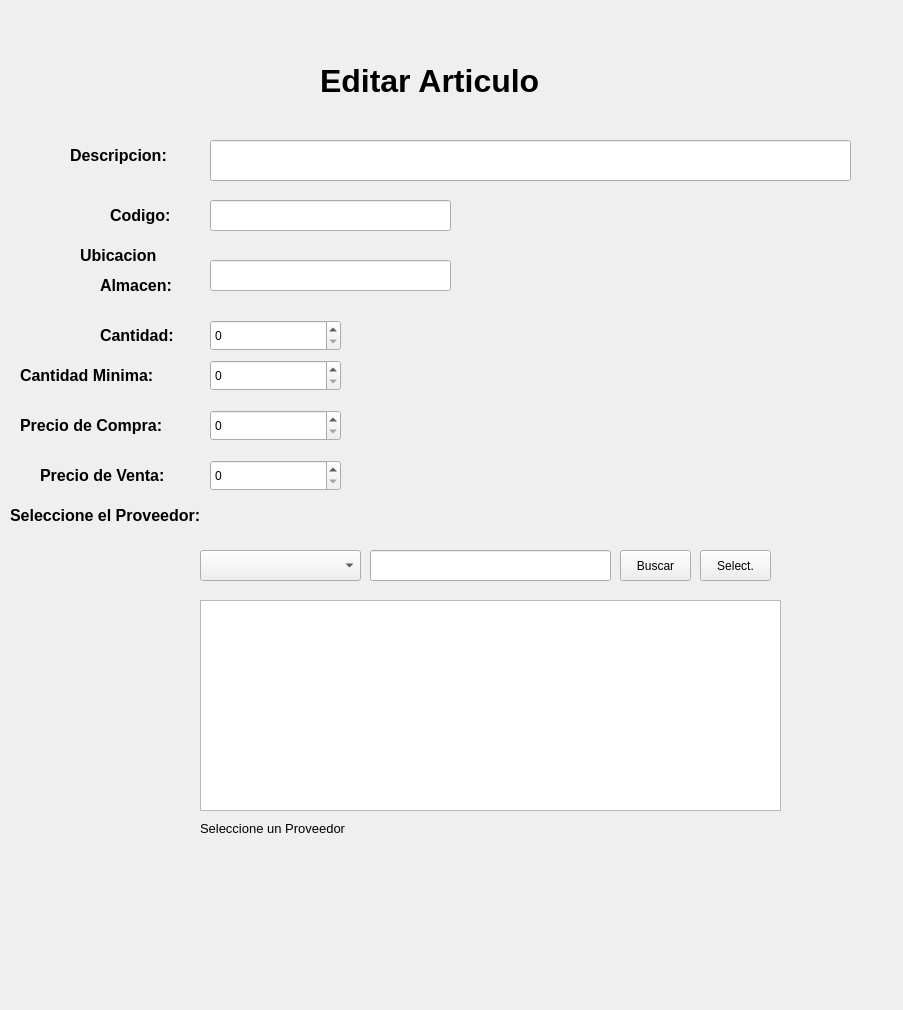
<?xml version="1.0" encoding="UTF-8"?>
<ui version="4.0">
 <class>editArticleForm</class>
 <widget class="QWidget" name="editArticleForm">
  <property name="geometry">
   <rect>
    <x>0</x>
    <y>0</y>
    <width>903</width>
    <height>1010</height>
   </rect>
  </property>
  <property name="windowTitle">
   <string>Editar Articulo</string>
  </property>
  <property name="windowIcon">
   <iconset>
    <normaloff>../assetes/icons/add.png</normaloff>../assetes/icons/add.png</iconset>
  </property>
  <widget class="QLineEdit" name="descriptionlineEdit">
   <property name="geometry">
    <rect>
     <x>210</x>
     <y>140</y>
     <width>641</width>
     <height>41</height>
    </rect>
   </property>
  </widget>
  <widget class="QLabel" name="label">
   <property name="geometry">
    <rect>
     <x>70</x>
     <y>140</y>
     <width>121</width>
     <height>31</height>
    </rect>
   </property>
   <property name="font">
    <font>
     <family>Arial</family>
     <pointsize>12</pointsize>
     <weight>75</weight>
     <bold>true</bold>
    </font>
   </property>
   <property name="text">
    <string>Descripcion:</string>
   </property>
  </widget>
  <widget class="QLineEdit" name="codelineEdit">
   <property name="geometry">
    <rect>
     <x>210</x>
     <y>200</y>
     <width>241</width>
     <height>31</height>
    </rect>
   </property>
  </widget>
  <widget class="QLabel" name="label_2">
   <property name="geometry">
    <rect>
     <x>110</x>
     <y>200</y>
     <width>81</width>
     <height>31</height>
    </rect>
   </property>
   <property name="font">
    <font>
     <family>Arial</family>
     <pointsize>12</pointsize>
     <weight>75</weight>
     <bold>true</bold>
    </font>
   </property>
   <property name="text">
    <string>Codigo:</string>
   </property>
  </widget>
  <widget class="QSpinBox" name="buyPriceSpinBox">
   <property name="geometry">
    <rect>
     <x>210</x>
     <y>410</y>
     <width>131</width>
     <height>31</height>
    </rect>
   </property>
   <property name="maximum">
    <number>999999999</number>
   </property>
  </widget>
  <widget class="QLabel" name="label_3">
   <property name="geometry">
    <rect>
     <x>20</x>
     <y>410</y>
     <width>181</width>
     <height>31</height>
    </rect>
   </property>
   <property name="font">
    <font>
     <family>Arial</family>
     <pointsize>12</pointsize>
     <weight>75</weight>
     <bold>true</bold>
    </font>
   </property>
   <property name="text">
    <string>Precio de Compra:</string>
   </property>
  </widget>
  <widget class="QLabel" name="label_4">
   <property name="geometry">
    <rect>
     <x>100</x>
     <y>320</y>
     <width>91</width>
     <height>31</height>
    </rect>
   </property>
   <property name="font">
    <font>
     <family>Arial</family>
     <pointsize>12</pointsize>
     <weight>75</weight>
     <bold>true</bold>
    </font>
   </property>
   <property name="text">
    <string>Cantidad:</string>
   </property>
  </widget>
  <widget class="QSpinBox" name="qtySpinBox">
   <property name="geometry">
    <rect>
     <x>210</x>
     <y>320</y>
     <width>131</width>
     <height>31</height>
    </rect>
   </property>
   <property name="maximum">
    <number>999999999</number>
   </property>
  </widget>
  <widget class="QSpinBox" name="SellPriceSpinBox">
   <property name="geometry">
    <rect>
     <x>210</x>
     <y>460</y>
     <width>131</width>
     <height>31</height>
    </rect>
   </property>
   <property name="maximum">
    <number>999999999</number>
   </property>
  </widget>
  <widget class="QLabel" name="label_5">
   <property name="geometry">
    <rect>
     <x>40</x>
     <y>460</y>
     <width>161</width>
     <height>31</height>
    </rect>
   </property>
   <property name="font">
    <font>
     <family>Arial</family>
     <pointsize>12</pointsize>
     <weight>75</weight>
     <bold>true</bold>
    </font>
   </property>
   <property name="text">
    <string>Precio de Venta:</string>
   </property>
  </widget>
  <widget class="QLineEdit" name="locationlineEdit">
   <property name="geometry">
    <rect>
     <x>210</x>
     <y>260</y>
     <width>241</width>
     <height>31</height>
    </rect>
   </property>
  </widget>
  <widget class="QLabel" name="label_6">
   <property name="geometry">
    <rect>
     <x>80</x>
     <y>240</y>
     <width>101</width>
     <height>31</height>
    </rect>
   </property>
   <property name="font">
    <font>
     <family>Arial</family>
     <pointsize>12</pointsize>
     <weight>75</weight>
     <bold>true</bold>
    </font>
   </property>
   <property name="text">
    <string>Ubicacion</string>
   </property>
  </widget>
  <widget class="QLabel" name="label_7">
   <property name="geometry">
    <rect>
     <x>100</x>
     <y>270</y>
     <width>101</width>
     <height>31</height>
    </rect>
   </property>
   <property name="font">
    <font>
     <family>Arial</family>
     <pointsize>12</pointsize>
     <weight>75</weight>
     <bold>true</bold>
    </font>
   </property>
   <property name="text">
    <string>Almacen:</string>
   </property>
  </widget>
  <widget class="QLabel" name="label_8">
   <property name="geometry">
    <rect>
     <x>320</x>
     <y>60</y>
     <width>281</width>
     <height>41</height>
    </rect>
   </property>
   <property name="font">
    <font>
     <family>Arial</family>
     <pointsize>24</pointsize>
     <weight>75</weight>
     <bold>true</bold>
    </font>
   </property>
   <property name="text">
    <string>Editar Articulo</string>
   </property>
  </widget>
  <widget class="QLineEdit" name="searchSupplierLineEdit">
   <property name="geometry">
    <rect>
     <x>370</x>
     <y>550</y>
     <width>241</width>
     <height>31</height>
    </rect>
   </property>
  </widget>
  <widget class="QPushButton" name="searchSupplierButton">
   <property name="geometry">
    <rect>
     <x>620</x>
     <y>550</y>
     <width>71</width>
     <height>31</height>
    </rect>
   </property>
   <property name="cursor">
    <cursorShape>PointingHandCursor</cursorShape>
   </property>
   <property name="text">
    <string>Buscar</string>
   </property>
  </widget>
  <widget class="QPushButton" name="selectSupplierButton">
   <property name="geometry">
    <rect>
     <x>700</x>
     <y>550</y>
     <width>71</width>
     <height>31</height>
    </rect>
   </property>
   <property name="cursor">
    <cursorShape>PointingHandCursor</cursorShape>
   </property>
   <property name="text">
    <string>Select.</string>
   </property>
  </widget>
  <widget class="QLabel" name="label_9">
   <property name="geometry">
    <rect>
     <x>10</x>
     <y>500</y>
     <width>241</width>
     <height>31</height>
    </rect>
   </property>
   <property name="font">
    <font>
     <family>Arial</family>
     <pointsize>12</pointsize>
     <weight>75</weight>
     <bold>true</bold>
    </font>
   </property>
   <property name="text">
    <string>Seleccione el Proveedor:</string>
   </property>
  </widget>
  <widget class="QPushButton" name="saveButton">
   <property name="geometry">
    <rect>
     <x>550</x>
     <y>840</y>
     <width>81</width>
     <height>91</height>
    </rect>
   </property>
   <property name="cursor">
    <cursorShape>PointingHandCursor</cursorShape>
   </property>
   <property name="styleSheet">
    <string notr="true">QPushButton:hover
{
	border-style: solid;
   	background-color:#bbdefb;

}

QPushButton:pressed
{
	 	background-color:#0069c0;
}
</string>
   </property>
   <property name="text">
    <string/>
   </property>
   <property name="icon">
    <iconset>
     <normaloff>../assetes/icons/floppy-disk.png</normaloff>../assetes/icons/floppy-disk.png</iconset>
   </property>
   <property name="iconSize">
    <size>
     <width>80</width>
     <height>71</height>
    </size>
   </property>
   <property name="flat">
    <bool>true</bool>
   </property>
  </widget>
  <widget class="QPushButton" name="cancelButton">
   <property name="geometry">
    <rect>
     <x>670</x>
     <y>840</y>
     <width>81</width>
     <height>91</height>
    </rect>
   </property>
   <property name="cursor">
    <cursorShape>PointingHandCursor</cursorShape>
   </property>
   <property name="styleSheet">
    <string notr="true">QPushButton:hover
{
	border-style: solid;
   	background-color:#ff9090;

}

QPushButton:pressed
{
	 	background-color:#0069c0;
}
</string>
   </property>
   <property name="text">
    <string/>
   </property>
   <property name="icon">
    <iconset>
     <normaloff>../assetes/icons/button.png</normaloff>../assetes/icons/button.png</iconset>
   </property>
   <property name="iconSize">
    <size>
     <width>80</width>
     <height>71</height>
    </size>
   </property>
   <property name="flat">
    <bool>true</bool>
   </property>
  </widget>
  <widget class="QTableWidget" name="supplierTableWidget">
   <property name="geometry">
    <rect>
     <x>200</x>
     <y>600</y>
     <width>581</width>
     <height>211</height>
    </rect>
   </property>
  </widget>
  <widget class="QLabel" name="proveedorlabel">
   <property name="geometry">
    <rect>
     <x>200</x>
     <y>820</y>
     <width>651</width>
     <height>16</height>
    </rect>
   </property>
   <property name="font">
    <font>
     <family>Arial</family>
     <pointsize>10</pointsize>
    </font>
   </property>
   <property name="text">
    <string>Seleccione un Proveedor</string>
   </property>
  </widget>
  <widget class="QComboBox" name="searchSuppliercomboBox">
   <property name="geometry">
    <rect>
     <x>200</x>
     <y>550</y>
     <width>161</width>
     <height>31</height>
    </rect>
   </property>
  </widget>
  <widget class="QSpinBox" name="qtyMinSpinBox">
   <property name="geometry">
    <rect>
     <x>210</x>
     <y>360</y>
     <width>131</width>
     <height>31</height>
    </rect>
   </property>
   <property name="maximum">
    <number>999999999</number>
   </property>
  </widget>
  <widget class="QLabel" name="label_10">
   <property name="geometry">
    <rect>
     <x>20</x>
     <y>360</y>
     <width>171</width>
     <height>31</height>
    </rect>
   </property>
   <property name="font">
    <font>
     <family>Arial</family>
     <pointsize>12</pointsize>
     <weight>75</weight>
     <bold>true</bold>
    </font>
   </property>
   <property name="text">
    <string>Cantidad Minima:</string>
   </property>
  </widget>
 </widget>
 <resources/>
 <connections/>
</ui>
